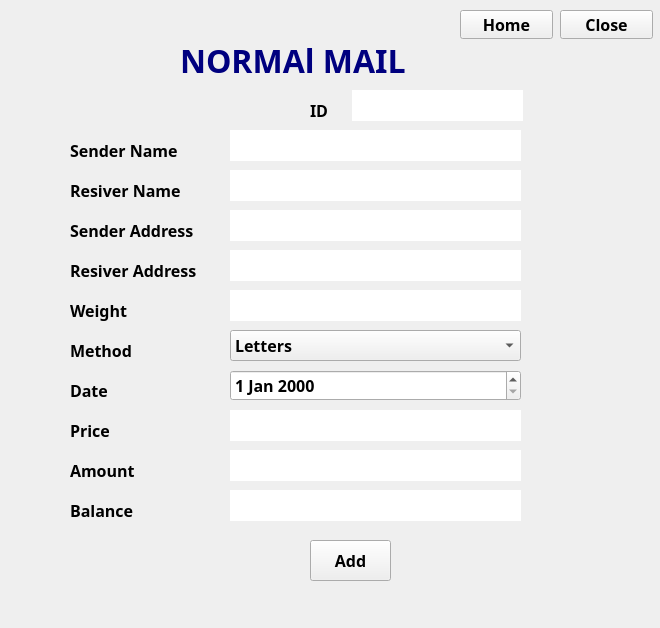
<?xml version="1.0" encoding="UTF-8"?>
<ui version="4.0">
 <class>normal_mail</class>
 <widget class="QWidget" name="normal_mail">
  <property name="geometry">
   <rect>
    <x>0</x>
    <y>0</y>
    <width>660</width>
    <height>628</height>
   </rect>
  </property>
  <property name="font">
   <font/>
  </property>
  <property name="windowTitle">
   <string>Postal Management System</string>
  </property>
  <widget class="QLabel" name="label_4">
   <property name="geometry">
    <rect>
     <x>70</x>
     <y>220</y>
     <width>131</width>
     <height>21</height>
    </rect>
   </property>
   <property name="font">
    <font>
     <family>Sitka Display</family>
     <pointsize>12</pointsize>
     <bold>true</bold>
    </font>
   </property>
   <property name="text">
    <string>Sender Address</string>
   </property>
  </widget>
  <widget class="QLabel" name="image">
   <property name="geometry">
    <rect>
     <x>10</x>
     <y>20</y>
     <width>121</width>
     <height>101</height>
    </rect>
   </property>
   <property name="font">
    <font>
     <family>Sitka Display</family>
    </font>
   </property>
   <property name="text">
    <string/>
   </property>
  </widget>
  <widget class="QLabel" name="label_5">
   <property name="geometry">
    <rect>
     <x>70</x>
     <y>260</y>
     <width>131</width>
     <height>21</height>
    </rect>
   </property>
   <property name="font">
    <font>
     <family>Sitka Display</family>
     <pointsize>12</pointsize>
     <bold>true</bold>
    </font>
   </property>
   <property name="text">
    <string>Resiver Address</string>
   </property>
  </widget>
  <widget class="QPushButton" name="pushButton">
   <property name="geometry">
    <rect>
     <x>310</x>
     <y>540</y>
     <width>81</width>
     <height>41</height>
    </rect>
   </property>
   <property name="font">
    <font>
     <family>Sitka Display</family>
     <pointsize>12</pointsize>
     <bold>true</bold>
    </font>
   </property>
   <property name="text">
    <string>Add</string>
   </property>
  </widget>
  <widget class="QLabel" name="label_11">
   <property name="geometry">
    <rect>
     <x>70</x>
     <y>460</y>
     <width>111</width>
     <height>21</height>
    </rect>
   </property>
   <property name="font">
    <font>
     <family>Sitka Display</family>
     <pointsize>12</pointsize>
     <bold>true</bold>
    </font>
   </property>
   <property name="text">
    <string>Amount </string>
   </property>
  </widget>
  <widget class="QLabel" name="label">
   <property name="geometry">
    <rect>
     <x>70</x>
     <y>140</y>
     <width>121</width>
     <height>21</height>
    </rect>
   </property>
   <property name="font">
    <font>
     <family>Sitka Display</family>
     <pointsize>12</pointsize>
     <bold>true</bold>
    </font>
   </property>
   <property name="text">
    <string>Sender Name</string>
   </property>
  </widget>
  <widget class="QLineEdit" name="lineEdit_8">
   <property name="geometry">
    <rect>
     <x>230</x>
     <y>450</y>
     <width>291</width>
     <height>31</height>
    </rect>
   </property>
   <property name="font">
    <font>
     <family>Sitka Display</family>
     <pointsize>12</pointsize>
     <bold>true</bold>
    </font>
   </property>
   <property name="text">
    <string/>
   </property>
   <property name="frame">
    <bool>false</bool>
   </property>
  </widget>
  <widget class="QDateEdit" name="dateEdit">
   <property name="geometry">
    <rect>
     <x>230</x>
     <y>370</y>
     <width>291</width>
     <height>31</height>
    </rect>
   </property>
   <property name="font">
    <font>
     <family>Sitka Display</family>
     <pointsize>12</pointsize>
     <bold>true</bold>
    </font>
   </property>
  </widget>
  <widget class="QLabel" name="label_2">
   <property name="geometry">
    <rect>
     <x>180</x>
     <y>30</y>
     <width>261</width>
     <height>61</height>
    </rect>
   </property>
   <property name="font">
    <font>
     <family>Sitka Display</family>
     <pointsize>24</pointsize>
     <bold>true</bold>
    </font>
   </property>
   <property name="text">
    <string>&lt;html&gt;&lt;head/&gt;&lt;body&gt;&lt;p&gt;&lt;span style=&quot; color:#00007f;&quot;&gt;NORMAl MAIL&lt;/span&gt;&lt;/p&gt;&lt;/body&gt;&lt;/html&gt;</string>
   </property>
  </widget>
  <widget class="QLineEdit" name="lineEdit_3">
   <property name="geometry">
    <rect>
     <x>230</x>
     <y>210</y>
     <width>291</width>
     <height>31</height>
    </rect>
   </property>
   <property name="font">
    <font>
     <family>Sitka Display</family>
     <pointsize>12</pointsize>
     <bold>true</bold>
    </font>
   </property>
   <property name="text">
    <string/>
   </property>
   <property name="frame">
    <bool>false</bool>
   </property>
  </widget>
  <widget class="QLabel" name="label_3">
   <property name="geometry">
    <rect>
     <x>70</x>
     <y>180</y>
     <width>121</width>
     <height>21</height>
    </rect>
   </property>
   <property name="font">
    <font>
     <family>Sitka Display</family>
     <pointsize>12</pointsize>
     <bold>true</bold>
    </font>
   </property>
   <property name="text">
    <string>Resiver Name</string>
   </property>
  </widget>
  <widget class="QLabel" name="label_10">
   <property name="geometry">
    <rect>
     <x>70</x>
     <y>420</y>
     <width>111</width>
     <height>21</height>
    </rect>
   </property>
   <property name="font">
    <font>
     <family>Sitka Display</family>
     <pointsize>12</pointsize>
     <bold>true</bold>
    </font>
   </property>
   <property name="text">
    <string>Price</string>
   </property>
  </widget>
  <widget class="QLineEdit" name="lineEdit">
   <property name="geometry">
    <rect>
     <x>230</x>
     <y>130</y>
     <width>291</width>
     <height>31</height>
    </rect>
   </property>
   <property name="font">
    <font>
     <family>Sitka Display</family>
     <pointsize>12</pointsize>
     <bold>true</bold>
    </font>
   </property>
   <property name="text">
    <string/>
   </property>
   <property name="frame">
    <bool>false</bool>
   </property>
  </widget>
  <widget class="QLabel" name="label_9">
   <property name="geometry">
    <rect>
     <x>70</x>
     <y>380</y>
     <width>111</width>
     <height>21</height>
    </rect>
   </property>
   <property name="font">
    <font>
     <family>Sitka Display</family>
     <pointsize>12</pointsize>
     <bold>true</bold>
    </font>
   </property>
   <property name="text">
    <string>Date </string>
   </property>
  </widget>
  <widget class="QLineEdit" name="lineEdit_6">
   <property name="geometry">
    <rect>
     <x>230</x>
     <y>290</y>
     <width>291</width>
     <height>31</height>
    </rect>
   </property>
   <property name="font">
    <font>
     <family>Sitka Display</family>
     <pointsize>12</pointsize>
     <bold>true</bold>
    </font>
   </property>
   <property name="text">
    <string/>
   </property>
   <property name="frame">
    <bool>false</bool>
   </property>
  </widget>
  <widget class="QPushButton" name="pushButton_3">
   <property name="geometry">
    <rect>
     <x>460</x>
     <y>10</y>
     <width>93</width>
     <height>29</height>
    </rect>
   </property>
   <property name="font">
    <font>
     <family>Sitka Display</family>
     <pointsize>12</pointsize>
     <bold>true</bold>
    </font>
   </property>
   <property name="text">
    <string>Home</string>
   </property>
  </widget>
  <widget class="QLabel" name="label_8">
   <property name="geometry">
    <rect>
     <x>70</x>
     <y>340</y>
     <width>111</width>
     <height>21</height>
    </rect>
   </property>
   <property name="font">
    <font>
     <family>Sitka Display</family>
     <pointsize>12</pointsize>
     <bold>true</bold>
    </font>
   </property>
   <property name="text">
    <string>Method </string>
   </property>
  </widget>
  <widget class="QLineEdit" name="lineEdit_7">
   <property name="geometry">
    <rect>
     <x>230</x>
     <y>410</y>
     <width>291</width>
     <height>31</height>
    </rect>
   </property>
   <property name="font">
    <font>
     <family>Sitka Display</family>
     <pointsize>12</pointsize>
     <bold>true</bold>
    </font>
   </property>
   <property name="text">
    <string/>
   </property>
   <property name="frame">
    <bool>false</bool>
   </property>
  </widget>
  <widget class="QLineEdit" name="lineEdit_2">
   <property name="geometry">
    <rect>
     <x>230</x>
     <y>170</y>
     <width>291</width>
     <height>31</height>
    </rect>
   </property>
   <property name="font">
    <font>
     <family>Sitka Display</family>
     <pointsize>12</pointsize>
     <bold>true</bold>
    </font>
   </property>
   <property name="text">
    <string/>
   </property>
   <property name="frame">
    <bool>false</bool>
   </property>
  </widget>
  <widget class="QLabel" name="label_12">
   <property name="geometry">
    <rect>
     <x>70</x>
     <y>500</y>
     <width>111</width>
     <height>21</height>
    </rect>
   </property>
   <property name="font">
    <font>
     <family>Sitka Display</family>
     <pointsize>12</pointsize>
     <bold>true</bold>
    </font>
   </property>
   <property name="text">
    <string>Balance</string>
   </property>
  </widget>
  <widget class="QPushButton" name="pushButton_2">
   <property name="geometry">
    <rect>
     <x>560</x>
     <y>10</y>
     <width>93</width>
     <height>29</height>
    </rect>
   </property>
   <property name="font">
    <font>
     <family>Sitka Display</family>
     <pointsize>12</pointsize>
     <bold>true</bold>
    </font>
   </property>
   <property name="text">
    <string>Close</string>
   </property>
  </widget>
  <widget class="QLabel" name="label_7">
   <property name="geometry">
    <rect>
     <x>70</x>
     <y>300</y>
     <width>111</width>
     <height>21</height>
    </rect>
   </property>
   <property name="font">
    <font>
     <family>Sitka Display</family>
     <pointsize>12</pointsize>
     <bold>true</bold>
    </font>
   </property>
   <property name="text">
    <string>Weight  </string>
   </property>
  </widget>
  <widget class="QComboBox" name="comboBox">
   <property name="geometry">
    <rect>
     <x>230</x>
     <y>330</y>
     <width>291</width>
     <height>31</height>
    </rect>
   </property>
   <property name="font">
    <font>
     <family>Sitka Display</family>
     <pointsize>12</pointsize>
     <bold>true</bold>
    </font>
   </property>
   <item>
    <property name="text">
     <string>Letters</string>
    </property>
   </item>
   <item>
    <property name="text">
     <string>Small Packets</string>
    </property>
   </item>
   <item>
    <property name="text">
     <string>Printed Matter</string>
    </property>
   </item>
  </widget>
  <widget class="QLineEdit" name="lineEdit_4">
   <property name="geometry">
    <rect>
     <x>230</x>
     <y>250</y>
     <width>291</width>
     <height>31</height>
    </rect>
   </property>
   <property name="font">
    <font>
     <family>Sitka Display</family>
     <pointsize>12</pointsize>
     <bold>true</bold>
    </font>
   </property>
   <property name="text">
    <string/>
   </property>
   <property name="frame">
    <bool>false</bool>
   </property>
  </widget>
  <widget class="QLineEdit" name="lineEdit_9">
   <property name="geometry">
    <rect>
     <x>230</x>
     <y>490</y>
     <width>291</width>
     <height>31</height>
    </rect>
   </property>
   <property name="font">
    <font>
     <family>Sitka Display</family>
     <pointsize>12</pointsize>
     <bold>true</bold>
    </font>
   </property>
   <property name="text">
    <string/>
   </property>
   <property name="frame">
    <bool>false</bool>
   </property>
  </widget>
  <widget class="QLabel" name="label_6">
   <property name="geometry">
    <rect>
     <x>310</x>
     <y>100</y>
     <width>63</width>
     <height>20</height>
    </rect>
   </property>
   <property name="font">
    <font>
     <family>Sitka Display</family>
     <pointsize>12</pointsize>
     <bold>true</bold>
    </font>
   </property>
   <property name="text">
    <string>ID</string>
   </property>
  </widget>
  <widget class="QLineEdit" name="lineEdit_5">
   <property name="geometry">
    <rect>
     <x>352</x>
     <y>90</y>
     <width>171</width>
     <height>31</height>
    </rect>
   </property>
   <property name="font">
    <font>
     <family>Sitka Display</family>
     <pointsize>12</pointsize>
     <bold>true</bold>
    </font>
   </property>
   <property name="text">
    <string/>
   </property>
   <property name="frame">
    <bool>false</bool>
   </property>
  </widget>
 </widget>
 <resources/>
 <connections/>
</ui>
